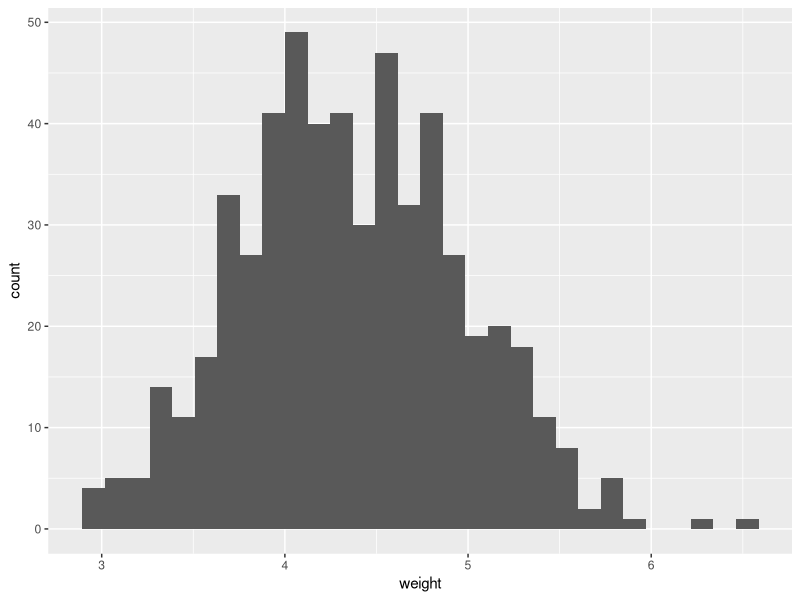
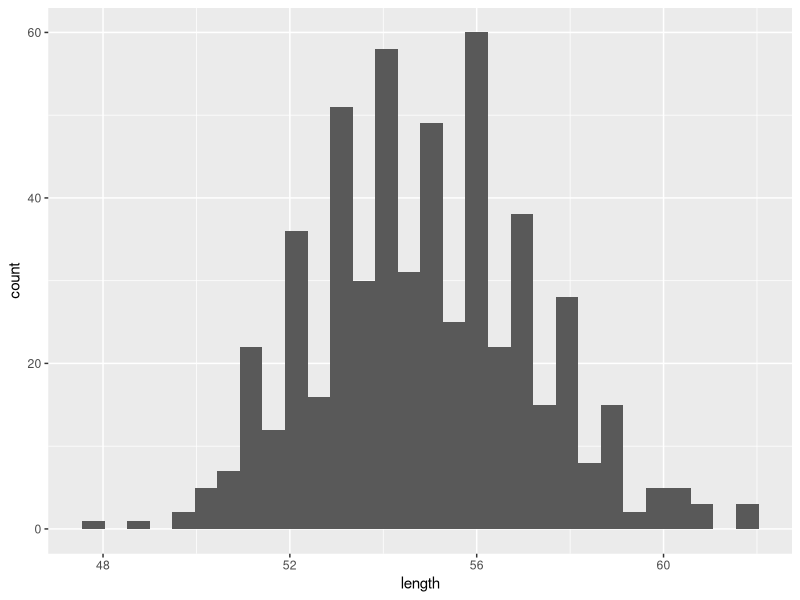
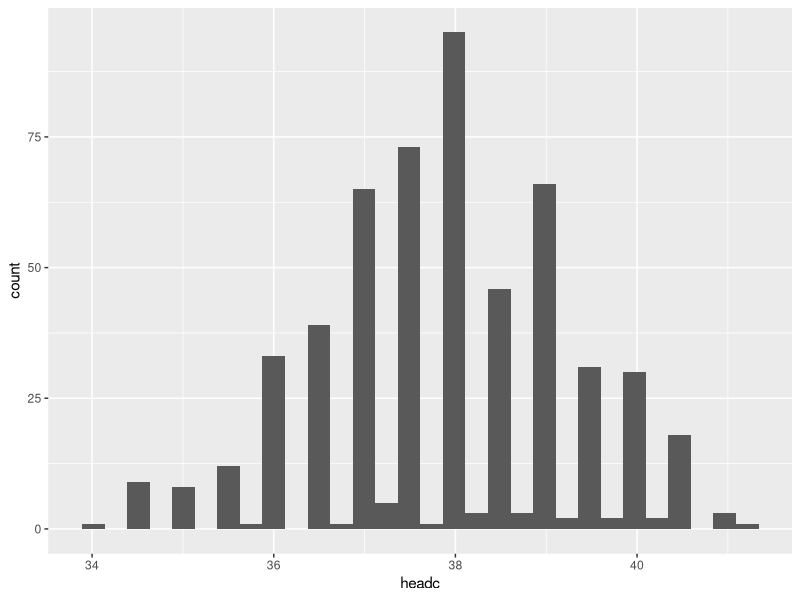
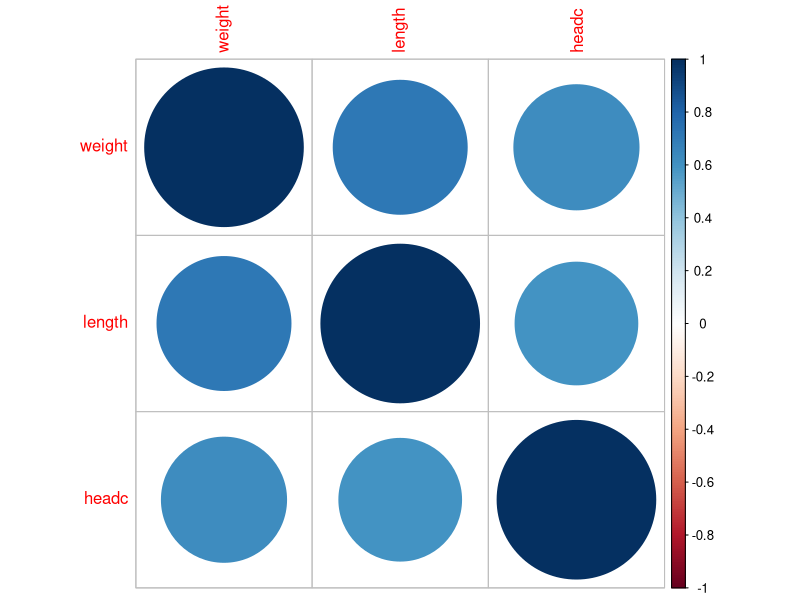
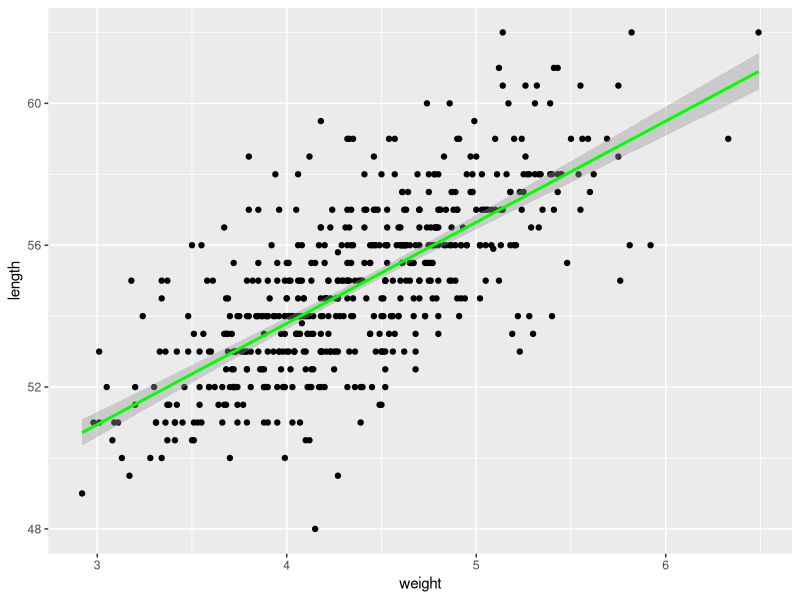

The R source for these figures, in order:
## ---- chunk 1
library(foreign)
library(tidyverse)
library(corrplot)
library(knitr)
library(broom)
library(tidyr)
library(psych)
## ---- chunk 2
Data01 <- read.spss("weights.sav", use.value.label=T, to.data.frame=T)
## ---- chunk 3
summary(Data01)
Data01 %>% describe()
## ---- chunk 4
ggplot(Data01, aes(weight)) + geom_histogram()
ggplot(Data01, aes(length)) + geom_histogram()
ggplot(Data01, aes(headc)) + geom_histogram()

## ---- chunk 5
Data02 <- Data01 %>% 
  select_if(is.numeric)
  
CorData02 <- cor(Data02, use = "complete.obs", method = "pearson")
head(round(CorData02,2))

corrplot(CorData02, method = "circle")
## ---- chunk 6

ModelWeight <- lm(headc ~ weight, data = Data01)
summary(ModelWeight)
tidy(ModelWeight, conf.int = T)
## ---- chunk 7

ModelLength <- lm(headc ~ length, data = Data01)
summary(ModelLength)
tidy(ModelLength, conf.int = T)
## ---- chunk 8

ModelGender <- lm(headc ~ gender, data = Data01)
summary(ModelGender)
tidy(ModelGender, conf.int = T)
## ---- chunk 9

ModelEducation <- lm(headc ~ educatio, data = Data01)
summary(ModelEducation)
tidy(ModelEducation, conf.int = T)
## ---- chunk 10

ModelParity <- lm(headc ~ parity, data = Data01)
summary(ModelParity)
tidy(ModelParity, conf.int = T)
## ---- chunk 11

ModelWeightLength <- lm(headc ~ weight + length, data = Data01)
summary(ModelWeightLength)
tidy(ModelWeightLength, conf.int = T)
## ---- chunk 12

ModelWtLtGenEduPar <- lm(headc ~ weight + length + gender + educatio + parity, data = Data01)
summary(ModelWtLtGenEduPar)
tidy(ModelWtLtGenEduPar, conf.int = T)
## ---- chunk 13

ModelWtLtGenPar <- lm(headc ~ weight + length + gender + parity, data = Data01)
summary(ModelWtLtGenEduPar)
tidy(ModelWtLtGenPar, conf.int = T)
## ---- chunk 14
anova(ModelWeightLength, ModelWtLtGenEduPar)
anova(ModelWeightLength, ModelWtLtGenPar)
anova(ModelWtLtGenEduPar, ModelWtLtGenPar)
## ---- chunk 15
ggplot(Data01, aes(weight, length)) + geom_point() + stat_smooth(method = 'lm', col = 'green')
## ---- chunk 16
ModelGenParWt <- lm(headc ~ weight + gender + parity, data = Data01)
summary(ModelGenParWt)
tidy(ModelGenParWt, conf.int = T)

## ---- chunk 17
ModelGenParLt <- lm(headc ~ weight + gender + parity, data = Data01)
summary(ModelGenParLt)
tidy(ModelGenParLt, conf.int = T)
## ---- chunk 18
ModelGenParWtLt <- lm(headc ~ weight + length + gender + parity, data = Data01)
summary(ModelGenParWtLt)
tidy(ModelGenParWtLt, conf.int = T)
